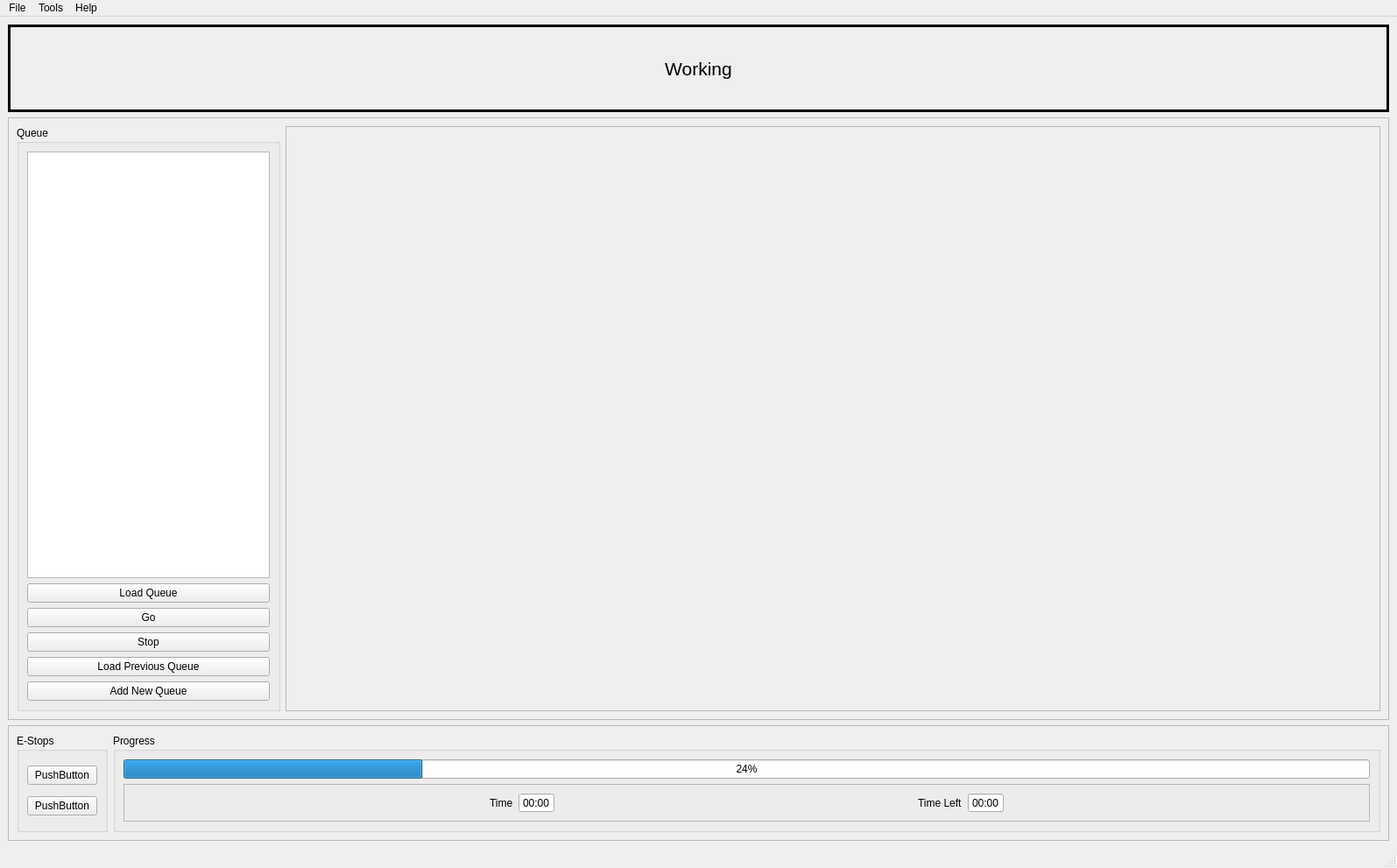
<?xml version="1.0" encoding="UTF-8"?>
<ui version="4.0">
 <class>MainWindow</class>
 <widget class="QMainWindow" name="MainWindow">
  <property name="geometry">
   <rect>
    <x>0</x>
    <y>0</y>
    <width>1595</width>
    <height>991</height>
   </rect>
  </property>
  <property name="windowTitle">
   <string>MainWindow</string>
  </property>
  <widget class="QWidget" name="centralwidget">
   <layout class="QVBoxLayout" name="verticalLayout_2">
    <item>
     <widget class="QLabel" name="statusLabel">
      <property name="sizePolicy">
       <sizepolicy hsizetype="Expanding" vsizetype="Preferred">
        <horstretch>0</horstretch>
        <verstretch>0</verstretch>
       </sizepolicy>
      </property>
      <property name="minimumSize">
       <size>
        <width>0</width>
        <height>100</height>
       </size>
      </property>
      <property name="font">
       <font>
        <pointsize>16</pointsize>
       </font>
      </property>
      <property name="autoFillBackground">
       <bool>true</bool>
      </property>
      <property name="frameShape">
       <enum>QFrame::Box</enum>
      </property>
      <property name="lineWidth">
       <number>3</number>
      </property>
      <property name="text">
       <string>Working</string>
      </property>
      <property name="alignment">
       <set>Qt::AlignCenter</set>
      </property>
     </widget>
    </item>
    <item>
     <widget class="QFrame" name="frame">
      <property name="frameShape">
       <enum>QFrame::StyledPanel</enum>
      </property>
      <property name="frameShadow">
       <enum>QFrame::Raised</enum>
      </property>
      <layout class="QHBoxLayout" name="horizontalLayout">
       <item>
        <widget class="QGroupBox" name="queueControl">
         <property name="title">
          <string>Queue</string>
         </property>
         <layout class="QVBoxLayout" name="verticalLayout">
          <item>
           <widget class="QListWidget" name="queueList"/>
          </item>
          <item>
           <widget class="QPushButton" name="queueLoad">
            <property name="text">
             <string>Load Queue</string>
            </property>
           </widget>
          </item>
          <item>
           <widget class="QPushButton" name="queueGo">
            <property name="text">
             <string>Go</string>
            </property>
           </widget>
          </item>
          <item>
           <widget class="QPushButton" name="queueStop">
            <property name="text">
             <string>Stop</string>
            </property>
           </widget>
          </item>
          <item>
           <widget class="QPushButton" name="queueLoadPrev">
            <property name="text">
             <string>Load Previous Queue</string>
            </property>
           </widget>
          </item>
          <item>
           <widget class="QPushButton" name="queueAdd">
            <property name="text">
             <string>Add New Queue</string>
            </property>
           </widget>
          </item>
         </layout>
        </widget>
       </item>
       <item>
        <widget class="QFrame" name="map">
         <property name="minimumSize">
          <size>
           <width>1250</width>
           <height>0</height>
          </size>
         </property>
         <property name="frameShape">
          <enum>QFrame::StyledPanel</enum>
         </property>
         <property name="frameShadow">
          <enum>QFrame::Raised</enum>
         </property>
        </widget>
       </item>
      </layout>
     </widget>
    </item>
    <item>
     <widget class="QFrame" name="frame_3">
      <property name="frameShape">
       <enum>QFrame::StyledPanel</enum>
      </property>
      <property name="frameShadow">
       <enum>QFrame::Raised</enum>
      </property>
      <layout class="QHBoxLayout" name="horizontalLayout_2">
       <item>
        <widget class="QGroupBox" name="groupBox_2">
         <property name="title">
          <string>E-Stops</string>
         </property>
         <layout class="QVBoxLayout" name="verticalLayout_3">
          <item>
           <widget class="QPushButton" name="pushButton_6">
            <property name="text">
             <string>PushButton</string>
            </property>
           </widget>
          </item>
          <item>
           <widget class="QPushButton" name="pushButton_5">
            <property name="text">
             <string>PushButton</string>
            </property>
           </widget>
          </item>
         </layout>
        </widget>
       </item>
       <item>
        <widget class="QGroupBox" name="groupBox_3">
         <property name="title">
          <string>Progress</string>
         </property>
         <layout class="QVBoxLayout" name="verticalLayout_4">
          <item>
           <widget class="QProgressBar" name="progressBar">
            <property name="value">
             <number>24</number>
            </property>
           </widget>
          </item>
          <item>
           <widget class="QFrame" name="frame_4">
            <property name="frameShape">
             <enum>QFrame::StyledPanel</enum>
            </property>
            <property name="frameShadow">
             <enum>QFrame::Raised</enum>
            </property>
            <layout class="QHBoxLayout" name="horizontalLayout_3">
             <item>
              <spacer name="horizontalSpacer">
               <property name="orientation">
                <enum>Qt::Horizontal</enum>
               </property>
               <property name="sizeHint" stdset="0">
                <size>
                 <width>272</width>
                 <height>20</height>
                </size>
               </property>
              </spacer>
             </item>
             <item>
              <widget class="QLabel" name="label_2">
               <property name="text">
                <string>Time</string>
               </property>
              </widget>
             </item>
             <item>
              <widget class="QTimeEdit" name="time">
               <property name="readOnly">
                <bool>true</bool>
               </property>
               <property name="buttonSymbols">
                <enum>QAbstractSpinBox::NoButtons</enum>
               </property>
               <property name="displayFormat">
                <string>mm:ss</string>
               </property>
              </widget>
             </item>
             <item>
              <spacer name="horizontalSpacer_2">
               <property name="orientation">
                <enum>Qt::Horizontal</enum>
               </property>
               <property name="sizeHint" stdset="0">
                <size>
                 <width>272</width>
                 <height>20</height>
                </size>
               </property>
              </spacer>
             </item>
             <item>
              <widget class="QLabel" name="label_3">
               <property name="text">
                <string>Time Left</string>
               </property>
              </widget>
             </item>
             <item>
              <widget class="QTimeEdit" name="timeLeft">
               <property name="readOnly">
                <bool>true</bool>
               </property>
               <property name="buttonSymbols">
                <enum>QAbstractSpinBox::NoButtons</enum>
               </property>
               <property name="displayFormat">
                <string>mm:ss</string>
               </property>
              </widget>
             </item>
             <item>
              <spacer name="horizontalSpacer_3">
               <property name="orientation">
                <enum>Qt::Horizontal</enum>
               </property>
               <property name="sizeHint" stdset="0">
                <size>
                 <width>272</width>
                 <height>20</height>
                </size>
               </property>
              </spacer>
             </item>
            </layout>
           </widget>
          </item>
         </layout>
        </widget>
       </item>
      </layout>
     </widget>
    </item>
   </layout>
  </widget>
  <widget class="QMenuBar" name="menubar">
   <property name="geometry">
    <rect>
     <x>0</x>
     <y>0</y>
     <width>1595</width>
     <height>38</height>
    </rect>
   </property>
   <widget class="QMenu" name="menuFile">
    <property name="title">
     <string>File</string>
    </property>
    <addaction name="actionLoad_DWG"/>
    <addaction name="actionLoad_DWG_2"/>
   </widget>
   <widget class="QMenu" name="menuTools">
    <property name="title">
     <string>Tools</string>
    </property>
    <addaction name="actionSettings"/>
   </widget>
   <widget class="QMenu" name="menuHelp">
    <property name="title">
     <string>Help</string>
    </property>
    <addaction name="actionAhhhhh"/>
   </widget>
   <addaction name="menuFile"/>
   <addaction name="menuTools"/>
   <addaction name="menuHelp"/>
  </widget>
  <widget class="QStatusBar" name="statusbar"/>
  <action name="actionLoad_DWG">
   <property name="text">
    <string>Reset</string>
   </property>
  </action>
  <action name="actionLoad_DWG_2">
   <property name="text">
    <string>Load DWG</string>
   </property>
  </action>
  <action name="actionSettings">
   <property name="text">
    <string>Settings</string>
   </property>
  </action>
  <action name="actionAhhhhh">
   <property name="text">
    <string>Ahhhhh</string>
   </property>
  </action>
 </widget>
 <resources/>
 <connections/>
</ui>
